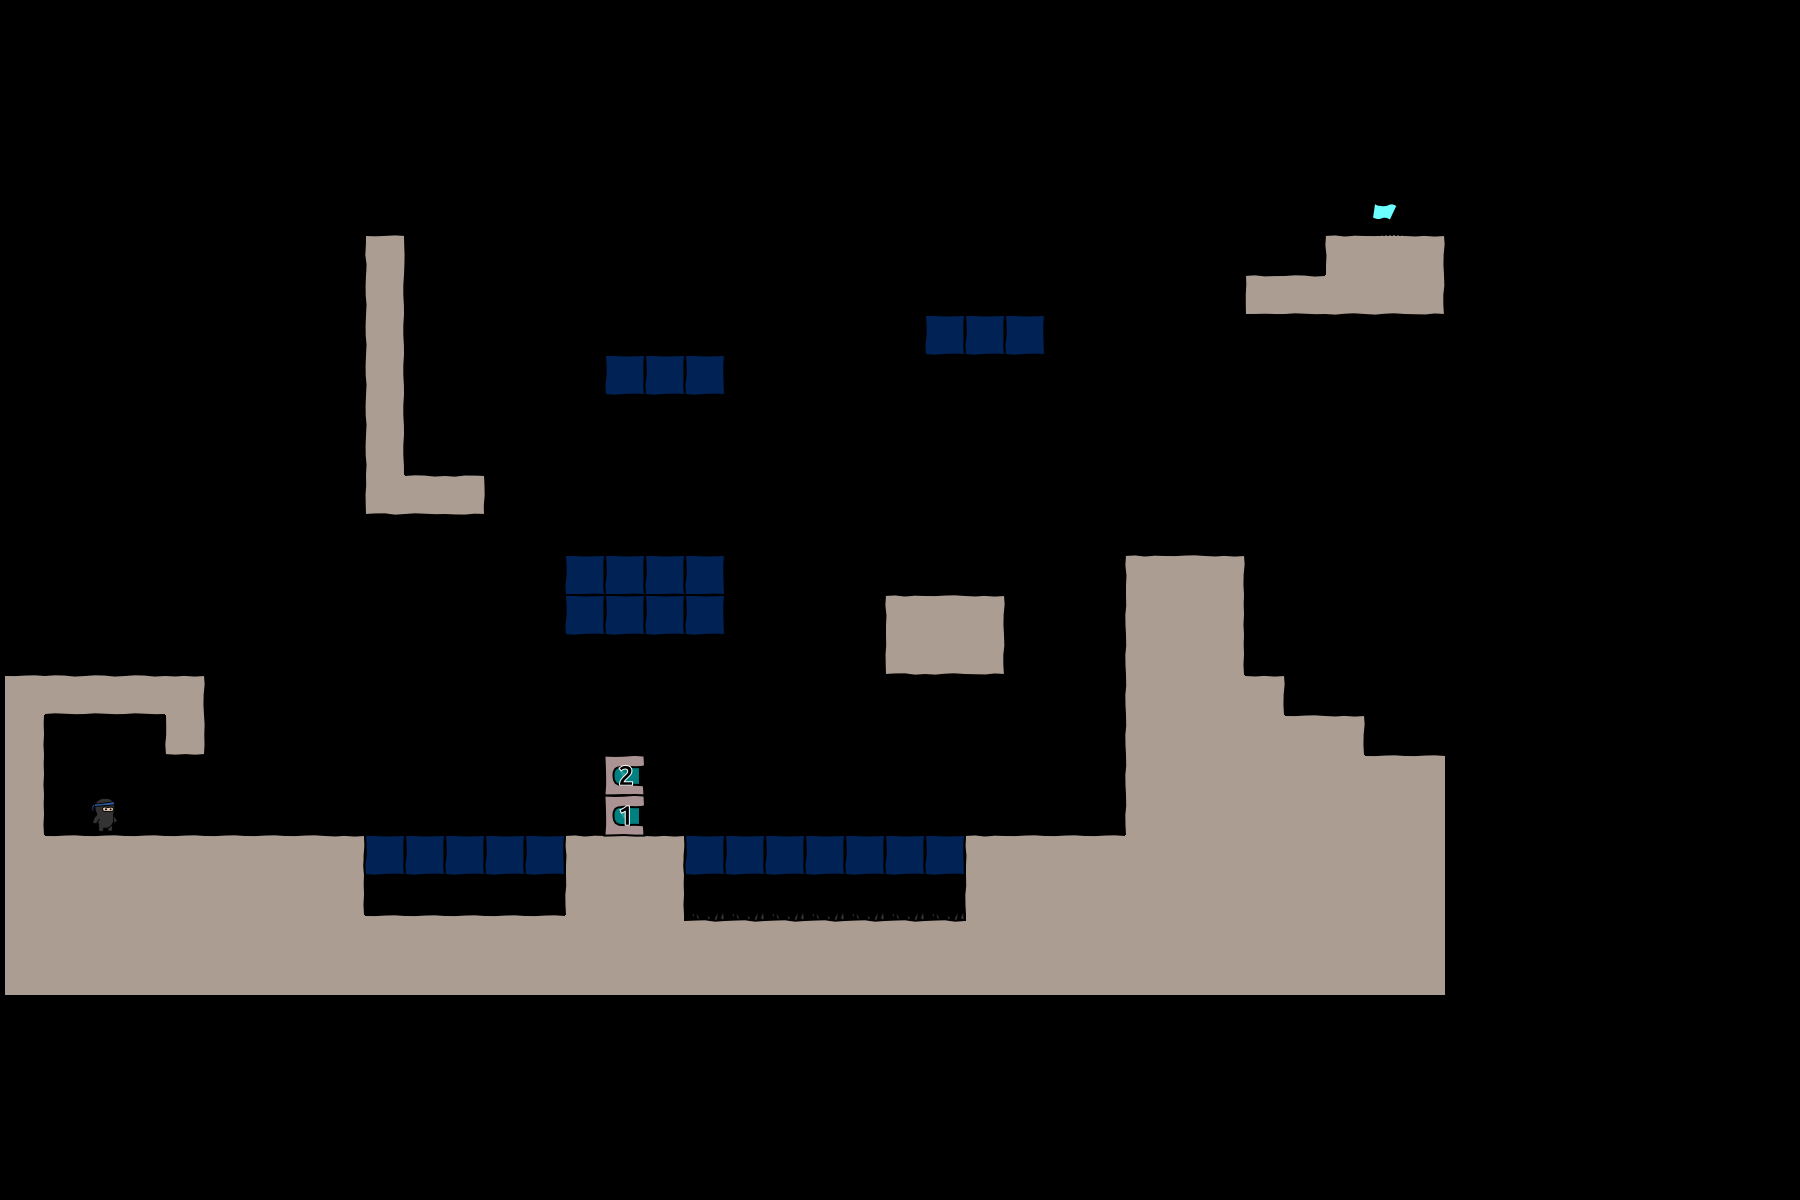

A level layout from a 2D game, rendered from its tile map. Below: a short description, then the map file with its tile-grid data intact:
An orthogonal 45x30 tile map with 40x40 px tiles, 3 tile layers (bg, objects, fg), 2 tilesets.

<map version="1.0" orientation="orthogonal" width="45" height="30" tilewidth="40" tileheight="40">
 <tileset firstgid="1" name="world1" tilewidth="50" tileheight="50">
  <image source="world1.png" width="400" height="400" />
 </tileset>
 <tileset firstgid="65" name="objectpalette" tilewidth="50" tileheight="50">
  <image source="objectpalette.png" width="400" height="400" />
 </tileset>
 <layer name="bg" width="36" height="25">
  <data encoding="csv">  0,0,0,0,0,0,0,0,0,0,0,0,0,0,0,0,0,0,0,0,0,0,0,0,0,0,0,0,0,0,0,0,0,0,0,0,
  0,0,0,0,0,0,0,0,0,0,0,0,0,0,0,0,0,0,0,0,0,0,0,0,0,0,0,0,0,0,0,0,0,0,0,0,
  0,0,0,0,0,0,0,0,0,0,0,0,0,0,0,0,0,0,0,0,0,0,0,0,0,0,0,0,0,0,0,0,0,0,0,0,
  0,0,0,0,0,0,0,0,0,0,0,0,0,0,0,0,0,0,0,0,0,0,0,0,0,0,0,0,0,0,0,0,0,0,0,0,
  0,0,0,0,0,0,0,0,0,0,0,0,0,0,0,0,0,0,0,0,0,0,0,0,0,0,0,0,0,0,0,0,0,0,0,0,
  0,0,0,0,0,0,0,0,0,0,0,0,0,0,0,0,0,0,0,0,0,0,0,0,0,0,0,0,0,0,0,0,0,0,0,0,
  0,0,0,0,0,0,0,0,0,12,0,0,0,0,0,0,0,0,0,0,0,0,0,0,0,0,0,0,0,0,0,0,0,9,10,11,
  0,0,0,0,0,0,0,0,0,20,0,0,0,0,0,0,0,0,0,0,0,0,0,0,0,0,0,0,0,0,0,1,2,26,26,27,
  0,0,0,0,0,0,0,0,0,20,0,0,0,0,0,0,0,0,0,0,0,0,0,0,0,0,0,0,0,0,0,0,0,0,0,0,
  0,0,0,0,0,0,0,0,0,20,0,0,0,0,0,0,0,0,0,0,0,0,0,0,0,0,0,0,0,0,0,0,0,0,0,0,
  0,0,0,0,0,0,0,0,0,20,0,0,0,0,0,0,0,0,0,0,0,0,0,0,0,0,0,0,0,0,0,0,0,0,0,0,
  0,0,0,0,0,0,0,0,0,20,0,0,0,0,0,0,0,0,0,0,0,0,0,0,0,0,0,0,0,0,0,0,0,0,0,0,
  0,0,0,0,0,0,0,0,0,25,2,3,0,0,0,0,0,0,0,0,0,0,0,0,0,0,0,0,0,0,0,0,0,0,0,0,
  0,0,0,0,0,0,0,0,0,0,0,0,0,0,0,0,0,0,0,0,0,0,0,0,0,0,0,0,0,0,0,0,0,0,0,0,
  0,0,0,0,0,0,0,0,0,0,0,0,0,0,0,0,0,0,0,0,0,0,0,0,0,0,0,0,9,10,11,0,0,0,0,0,
  0,0,0,0,0,0,0,0,0,0,0,0,0,0,0,0,0,0,0,0,0,0,9,10,11,0,0,0,17,18,19,0,0,0,0,0,
  0,0,0,0,0,0,0,0,0,0,0,0,0,0,0,0,0,0,0,0,0,0,25,26,27,0,0,0,17,18,19,0,0,0,0,0,
  10,2,2,2,11,0,0,0,0,0,0,0,0,0,0,0,0,0,0,0,0,0,0,0,0,0,0,0,17,18,18,11,0,0,0,0,
  19,0,0,0,28,0,0,0,0,0,0,0,0,0,0,0,0,0,0,0,0,0,0,0,0,0,0,0,17,18,18,18,10,11,0,0,
  19,0,0,0,0,0,0,0,0,0,0,0,0,0,0,0,0,0,0,0,0,0,0,0,0,0,0,0,17,18,18,18,18,18,10,10,
  19,0,0,0,0,0,0,0,0,0,0,0,0,0,0,0,0,0,0,0,0,0,0,0,0,0,0,0,17,18,18,18,18,18,18,18,
  18,10,10,10,10,10,10,10,11,0,0,0,0,0,9,10,11,0,0,0,0,0,0,0,9,10,10,10,18,18,18,18,18,18,18,18,
  18,18,18,18,18,18,18,18,19,0,0,0,0,0,17,18,19,0,0,0,0,0,0,0,17,18,18,18,18,18,18,18,18,18,18,18,
  18,18,18,18,18,18,18,18,18,10,10,10,10,10,18,18,18,0,0,0,0,0,0,0,18,18,18,18,18,18,18,18,18,18,18,18,
  18,18,18,18,18,18,18,18,18,18,18,18,18,18,18,18,18,18,18,18,18,18,18,18,18,18,18,18,18,18,18,18,18,18,18,18
</data>
 </layer>
 <layer name="objects" width="36" height="25">
  <data encoding="csv">
  0,0,0,0,0,0,0,0,0,0,0,0,0,0,0,0,0,0,0,0,0,0,0,0,0,0,0,0,0,0,0,0,0,0,0,0,
  0,0,0,0,0,0,0,0,0,0,0,0,0,0,0,0,0,0,0,0,0,0,0,0,0,0,0,0,0,0,0,0,0,0,0,0,
  0,0,0,0,0,0,0,0,0,0,0,0,0,0,0,0,0,0,0,0,0,0,0,0,0,0,0,0,0,0,0,0,0,0,0,0,
  0,0,0,0,0,0,0,0,0,0,0,0,0,0,0,0,0,0,0,0,0,0,0,0,0,0,0,0,0,0,0,0,0,0,0,0,
  0,0,0,0,0,0,0,0,0,0,0,0,0,0,0,0,0,0,0,0,0,0,0,0,0,0,0,0,0,0,0,0,0,0,0,0,
  0,0,0,0,0,0,0,0,0,0,0,0,0,0,0,0,0,0,0,0,0,0,0,0,0,0,0,0,0,0,0,0,0,0,66,0,
  0,0,0,0,0,0,0,0,0,0,0,0,0,0,0,0,0,0,0,0,0,0,0,0,0,0,0,0,0,0,0,0,0,0,0,0,
  0,0,0,0,0,0,0,0,0,0,0,0,0,0,0,0,0,0,0,0,0,0,0,0,0,0,0,0,0,0,0,0,0,0,0,0,
  0,0,0,0,0,0,0,0,0,0,0,0,0,0,0,0,0,0,0,0,0,0,0,84,84,84,0,0,0,0,0,0,0,0,0,0,
  0,0,0,0,0,0,0,0,0,0,0,0,0,0,0,84,84,84,0,0,0,0,0,0,0,0,0,0,0,0,0,0,0,0,0,0,
  0,0,0,0,0,0,0,0,0,0,0,0,0,0,0,0,0,0,0,0,0,0,0,0,0,0,0,0,0,0,0,0,0,0,0,0,
  0,0,0,0,0,0,0,0,0,0,0,0,0,0,0,0,0,0,0,0,0,0,0,0,0,0,0,0,0,0,0,0,0,0,0,0,
  0,0,0,0,0,0,0,0,0,0,0,0,0,0,0,0,0,0,0,0,0,0,0,0,0,0,0,0,0,0,0,0,0,0,0,0,
  0,0,0,0,0,0,0,0,0,0,0,0,0,0,0,0,0,0,0,0,0,0,0,0,0,0,0,0,0,0,0,0,0,0,0,0,
  0,0,0,0,0,0,0,0,0,0,0,0,0,0,84,84,84,84,0,0,0,0,0,0,0,0,0,0,0,0,0,0,0,0,0,0,
  0,0,0,0,0,0,0,0,0,0,0,0,0,0,84,84,84,84,0,0,0,0,0,0,0,0,0,0,0,0,0,0,0,0,0,0,
  0,0,0,0,0,0,0,0,0,0,0,0,0,0,0,0,0,0,0,0,0,0,0,0,0,0,0,0,0,0,0,0,0,0,0,0,
  0,0,0,0,0,0,0,0,0,0,0,0,0,0,0,0,0,0,0,0,0,0,0,0,0,0,0,0,0,0,0,0,0,0,0,0,
  0,0,0,0,0,0,0,0,0,0,0,0,0,0,0,0,0,0,0,0,0,0,0,0,0,0,0,0,0,0,0,0,0,0,0,0,
  0,0,0,0,0,0,0,0,0,0,0,0,0,0,0,102,0,0,0,0,0,0,0,0,0,0,0,0,0,0,0,0,0,0,0,0,
  0,0,65,0,0,0,0,0,0,0,0,0,0,0,0,101,0,0,0,0,0,0,0,0,0,0,0,0,0,0,0,0,0,0,0,0,
  0,0,0,0,0,0,0,0,0,84,84,84,84,84,0,0,0,84,84,84,84,84,84,84,0,0,0,0,0,0,0,0,0,0,0,0,
  0,0,0,0,0,0,0,0,0,0,0,0,0,0,0,0,0,0,0,0,0,0,0,0,0,0,0,0,0,0,0,0,0,0,0,0,
  0,0,0,0,0,0,0,0,0,0,0,0,0,0,0,0,0,106,106,106,106,106,106,106,0,0,0,0,0,0,0,0,0,0,0,0,
  0,0,0,0,0,0,0,0,0,0,0,0,0,0,0,0,0,0,0,0,0,0,0,0,0,0,0,0,0,0,0,0,0,0,0,0
</data>
 </layer>
 <layer name="fg" width="36" height="25">
  <data encoding="csv">
  0,0,0,0,0,0,0,0,0,0,0,0,0,0,0,0,0,0,0,0,0,0,0,0,0,0,0,0,0,0,0,0,0,0,0,0,
  0,0,0,0,0,0,0,0,0,0,0,0,0,0,0,0,0,0,0,0,0,0,0,0,0,0,0,0,0,0,0,0,0,0,0,0,
  0,0,0,0,0,0,0,0,0,0,0,0,0,0,0,0,0,0,0,0,0,0,0,0,0,0,0,0,0,0,0,0,0,0,0,0,
  0,0,0,0,0,0,0,0,0,0,0,0,0,0,0,0,0,0,0,0,0,0,0,0,0,0,0,0,0,0,0,0,0,0,0,0,
  0,0,0,0,0,0,0,0,0,0,0,0,0,0,0,0,0,0,0,0,0,0,0,0,0,0,0,0,0,0,0,0,0,0,0,0,
  0,0,0,0,0,0,0,0,0,0,0,0,0,0,0,0,0,0,0,0,0,0,0,0,0,0,0,0,0,0,0,0,0,0,0,0,
  0,0,0,0,0,0,0,0,0,0,0,0,0,0,0,0,0,0,0,0,0,0,0,0,0,0,0,0,0,0,0,0,0,0,0,0,
  0,0,0,0,0,0,0,0,0,0,0,0,0,0,0,0,0,0,0,0,0,0,0,0,0,0,0,0,0,0,0,0,0,0,0,0,
  0,0,0,0,0,0,0,0,0,0,0,0,0,0,0,0,0,0,0,0,0,0,0,0,0,0,0,0,0,0,0,0,0,0,0,0,
  0,0,0,0,0,0,0,0,0,0,0,0,0,0,0,0,0,0,0,0,0,0,0,0,0,0,0,0,0,0,0,0,0,0,0,0,
  0,0,0,0,0,0,0,0,0,0,0,0,0,0,0,0,0,0,0,0,0,0,0,0,0,0,0,0,0,0,0,0,0,0,0,0,
  0,0,0,0,0,0,0,0,0,0,0,0,0,0,0,0,0,0,0,0,0,0,0,0,0,0,0,0,0,0,0,0,0,0,0,0,
  0,0,0,0,0,0,0,0,0,0,0,0,0,0,0,0,0,0,0,0,0,0,0,0,0,0,0,0,0,0,0,0,0,0,0,0,
  0,0,0,0,0,0,0,0,0,0,0,0,0,0,0,0,0,0,0,0,0,0,0,0,0,0,0,0,0,0,0,0,0,0,0,0,
  0,0,0,0,0,0,0,0,0,0,0,0,0,0,0,0,0,0,0,0,0,0,0,0,0,0,0,0,0,0,0,0,0,0,0,0,
  0,0,0,0,0,0,0,0,0,0,0,0,0,0,0,0,0,0,0,0,0,0,0,0,0,0,0,0,0,0,0,0,0,0,0,0,
  0,0,0,0,0,0,0,0,0,0,0,0,0,0,0,0,0,0,0,0,0,0,0,0,0,0,0,0,0,0,0,0,0,0,0,0,
  0,0,0,0,0,0,0,0,0,0,0,0,0,0,0,0,0,0,0,0,0,0,0,0,0,0,0,0,0,0,0,0,0,0,0,0,
  0,0,0,0,0,0,0,0,0,0,0,0,0,0,0,0,0,0,0,0,0,0,0,0,0,0,0,0,0,0,0,0,0,0,0,0,
  0,0,0,0,0,0,0,0,0,0,0,0,0,0,0,0,0,0,0,0,0,0,0,0,0,0,0,0,0,0,0,0,0,0,0,0,
  0,0,0,0,0,0,0,0,0,0,0,0,0,0,0,0,0,0,0,0,0,0,0,0,0,0,0,0,0,0,0,0,0,0,0,0,
  0,0,0,0,0,0,0,0,0,0,0,0,0,0,0,0,0,0,0,0,0,0,0,0,0,0,0,0,0,0,0,0,0,0,0,0,
  0,0,0,0,0,0,0,0,0,0,0,0,0,0,0,0,0,0,0,0,0,0,0,0,0,0,0,0,0,0,0,0,0,0,0,0,
  0,0,0,0,0,0,0,0,0,0,0,0,0,0,0,0,0,0,0,0,0,0,0,0,0,0,0,0,0,0,0,0,0,0,0,0,
  0,0,0,0,0,0,0,0,0,0,0,0,0,0,0,0,0,0,0,0,0,0,0,0,0,0,0,0,0,0,0,0,0,0,0,0
</data>
 </layer>
</map>
